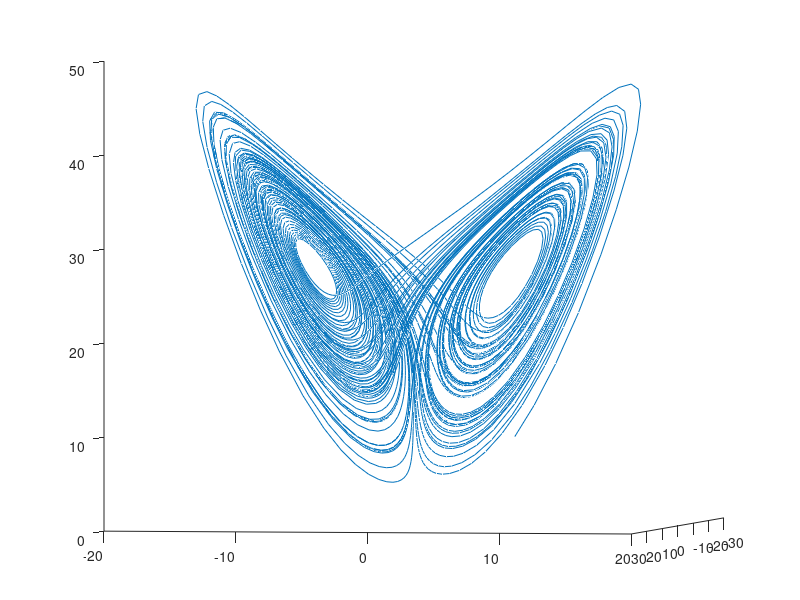

Reproduce this figure in MATLAB.
% forma diferente de gráficar el problema de lorenz (EDO) 
%
% parametros para un sistema sensible
sigma = 10;
beta = 8/3;
rho = 28;
%
f = @(t,a) [-sigma*a(1) + sigma*a(2); rho*a(1) - a(2) - a(1)*a(3); -beta*a(3) + a(1)*a(2)];
xt0 = [10,20,10];
[tspan,a] = ode45(f,[0 100],xt0);     % Runge-Kutta 4th/5th order ODE solver
figure
plot3(a(:,1),a(:,2),a(:,3))
view([-10.0 -2.0])
%
